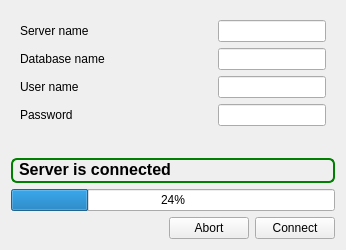
<?xml version="1.0" encoding="UTF-8"?>
<ui version="4.0">
 <class>AuthorizationWindow</class>
 <widget class="QWidget" name="AuthorizationWindow">
  <property name="geometry">
   <rect>
    <x>0</x>
    <y>0</y>
    <width>346</width>
    <height>250</height>
   </rect>
  </property>
  <property name="minimumSize">
   <size>
    <width>346</width>
    <height>250</height>
   </size>
  </property>
  <property name="maximumSize">
   <size>
    <width>346</width>
    <height>250</height>
   </size>
  </property>
  <property name="windowTitle">
   <string>Form</string>
  </property>
  <layout class="QVBoxLayout" name="verticalLayout">
   <item>
    <widget class="QFrame" name="settingsFrame">
     <layout class="QGridLayout" name="gridLayout" columnstretch="1,0">
      <item row="0" column="1">
       <widget class="QLineEdit" name="serverName"/>
      </item>
      <item row="0" column="0">
       <widget class="QLabel" name="label">
        <property name="text">
         <string>Server name</string>
        </property>
       </widget>
      </item>
      <item row="3" column="1">
       <widget class="QLineEdit" name="password">
        <property name="echoMode">
         <enum>QLineEdit::EchoMode::Password</enum>
        </property>
       </widget>
      </item>
      <item row="1" column="1">
       <widget class="QLineEdit" name="databaseName"/>
      </item>
      <item row="1" column="0">
       <widget class="QLabel" name="label_2">
        <property name="text">
         <string>Database name</string>
        </property>
       </widget>
      </item>
      <item row="2" column="0">
       <widget class="QLabel" name="label_4">
        <property name="text">
         <string>User name</string>
        </property>
       </widget>
      </item>
      <item row="2" column="1">
       <widget class="QLineEdit" name="userName"/>
      </item>
      <item row="3" column="0">
       <widget class="QLabel" name="label_5">
        <property name="text">
         <string>Password</string>
        </property>
       </widget>
      </item>
     </layout>
    </widget>
   </item>
   <item>
    <spacer name="verticalSpacer_2">
     <property name="orientation">
      <enum>Qt::Orientation::Vertical</enum>
     </property>
     <property name="sizeHint" stdset="0">
      <size>
       <width>20</width>
       <height>40</height>
      </size>
     </property>
    </spacer>
   </item>
   <item>
    <widget class="QLabel" name="serverConnectedLabel">
     <property name="font">
      <font>
       <pointsize>12</pointsize>
       <bold>true</bold>
      </font>
     </property>
     <property name="styleSheet">
      <string notr="true">color: black;
border-style: solid;
border-width: 2px;
border-radius: 6px;
border-color: green;
padding: 0px 2px 2px 2px;</string>
     </property>
     <property name="text">
      <string>Server is connected</string>
     </property>
    </widget>
   </item>
   <item>
    <widget class="QProgressBar" name="progressBar">
     <property name="value">
      <number>24</number>
     </property>
     <property name="format">
      <string>%p%</string>
     </property>
    </widget>
   </item>
   <item>
    <spacer name="verticalSpacer">
     <property name="orientation">
      <enum>Qt::Orientation::Vertical</enum>
     </property>
     <property name="sizeHint" stdset="0">
      <size>
       <width>20</width>
       <height>21</height>
      </size>
     </property>
    </spacer>
   </item>
   <item>
    <layout class="QHBoxLayout" name="controlsLayout">
     <item>
      <spacer name="horizontalSpacer">
       <property name="orientation">
        <enum>Qt::Orientation::Horizontal</enum>
       </property>
       <property name="sizeHint" stdset="0">
        <size>
         <width>40</width>
         <height>20</height>
        </size>
       </property>
      </spacer>
     </item>
     <item>
      <widget class="QPushButton" name="abort">
       <property name="text">
        <string>Abort</string>
       </property>
      </widget>
     </item>
     <item>
      <widget class="QPushButton" name="confirm">
       <property name="text">
        <string>Connect</string>
       </property>
      </widget>
     </item>
    </layout>
   </item>
  </layout>
 </widget>
 <resources/>
 <connections/>
</ui>
